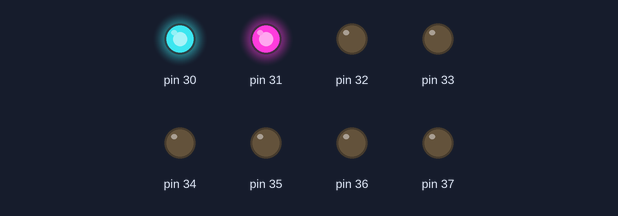
Bench run of a sketch on a simulated Arduino Mega 2560, built with avr-gcc and run on an emulated ATmega2560. Shown: output pins drawn as LEDs (lit = HIGH).

Above: at 0.1 s.
Timing chart, 0 to 1.6 s (numbered marks = the images above):
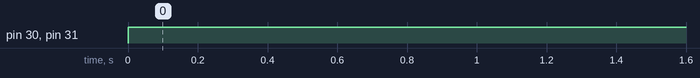

Measured:
- by itself, pin 30, pin 31: LOW → HIGH at 0.00 s

The sketch:

sketch.ino
```cpp
void setup() {
  // put your setup code here, to run once:
  volatile char *ddr_c=(char*)0x27;
  *ddr_c=0xff;
}

void loop() {
  // put your main code here, to run repeatedly:
  volatile char *port_c=(char*)0x28;
  *port_c=192;
}
```
